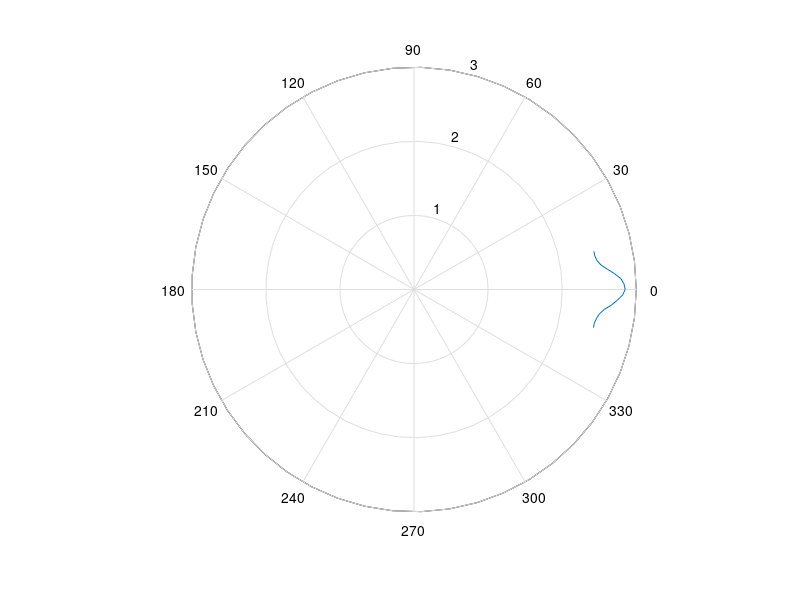

Recreate this plot in MATLAB. (Note: this script raises an error after producing the figure.)
clear all
close all
clc

%% riporto i valori
theta = linspace(-pi/15, pi/15, 17); % i plot dei grafici polari richiedono i valori in radianti
voltage = [2.476 2.476 2.494 2.524 2.582 2.674 2.748 2.818 2.85 2.836 ...
    2.796 2.716 2.624 2.544 2.5 2.482 2.482];

%% assi che individuano lo spicchio di nostro interesse
x = [0 -pi/15];
y = [0 3];

z = [0 pi/15];
w = [0 3];

%% curve per i valori a regime
a = linspace(-pi/15, -pi, 50);
b = 2.49.*1.^(1:50);

c = linspace (pi/15, pi, 50);
d =2.49.*1.^(1:50);

%% grafici
figure(1)
PolarGraph = polar(theta,voltage);
PolarGraph.LineStyle ="-";
PolarGraph.Color = [0.4940 0.1840 0.5560];
PolarGraph.Marker = "hexagram";
PolarGraph.LineWidth = 1;
hold on
polar(x,y, 'k-')
polar(z,w, 'k-')
A = polar(a,b)
B = polar(c,d)
A.Color = [0.4940 0.1840 0.5560];
A.LineWidth = 1;
A.Color = [0.4940 0.1840 0.5560];
B.Color = [0.4940 0.1840 0.5560];
B.LineWidth = 1;

%% caratteristiche titolo
[t,s] = title ('Rate of change of the voltage with respect to degree, North pole','Distance set at 1.5 cm, \theta variable')
t.FontSize = 16;
s.FontAngle='italic';
